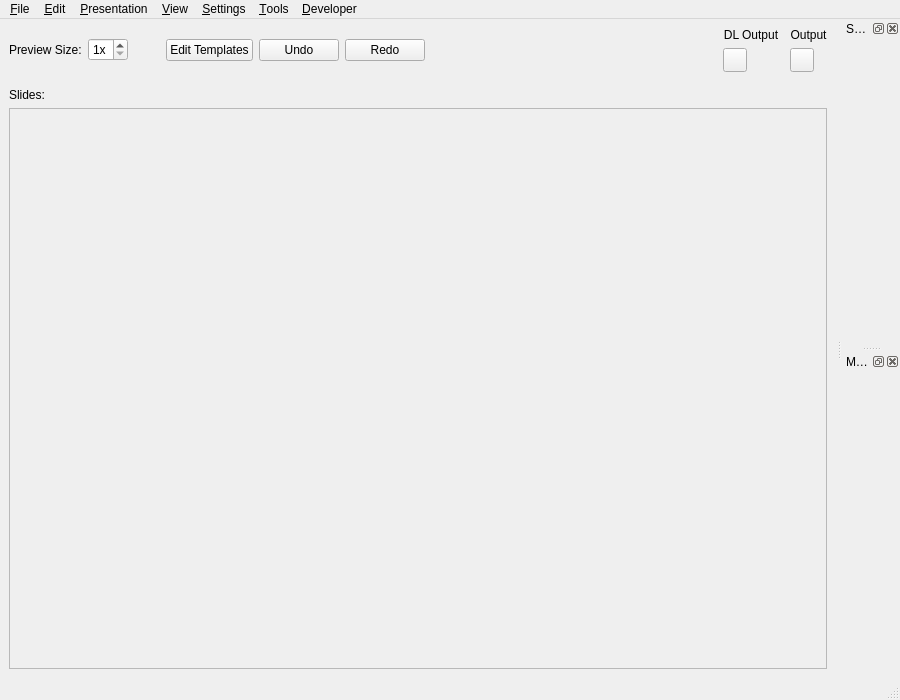
<?xml version="1.0" encoding="UTF-8"?>
<ui version="4.0">
 <class>MainWindow</class>
 <widget class="QMainWindow" name="MainWindow">
  <property name="geometry">
   <rect>
    <x>0</x>
    <y>0</y>
    <width>900</width>
    <height>700</height>
   </rect>
  </property>
  <property name="windowTitle">
   <string>Plucky Presentation</string>
  </property>
  <widget class="QWidget" name="central_widget">
   <layout class="QHBoxLayout" name="main_layout">
    <item>
     <widget class="QSplitter" name="splitter">
      <property name="orientation">
       <enum>Qt::Horizontal</enum>
      </property>
      <widget class="QWidget" name="left_panel_widget">
       <layout class="QVBoxLayout" name="left_layout">
        <property name="leftMargin">
         <number>0</number>
        </property>
        <property name="topMargin">
         <number>0</number>
        </property>
        <property name="rightMargin">
         <number>0</number>
        </property>
        <property name="bottomMargin">
         <number>0</number>
        </property>
        <item>
         <layout class="QHBoxLayout" name="file_ops_layout">
          <item>
           <widget class="QLabel" name="label_preview_size">
            <property name="text">
             <string>Preview Size:</string>
            </property>
           </widget>
          </item>
          <item>
           <widget class="QSpinBox" name="preview_size_spinbox">
            <property name="toolTip">
             <string>Adjust Slide Preview Size (1x-4x)</string>
            </property>
            <property name="minimum">
             <number>1</number>
            </property>
            <property name="maximum">
             <number>4</number>
            </property>
            <property name="suffix">
             <string>x</string>
            </property>
           </widget>
          </item>
          <item>
           <spacer name="horizontalSpacer_1">
            <property name="orientation">
             <enum>Qt::Horizontal</enum>
            </property>
            <property name="sizeType">
             <enum>QSizePolicy::Fixed</enum>
            </property>
            <property name="sizeHint" stdset="0">
             <size>
              <width>10</width>
              <height>20</height>
             </size>
            </property>
           </spacer>
          </item>
          <item>
           <widget class="QLabel" name="dirty_indicator_label">
            <property name="minimumSize">
             <size>
              <width>16</width>
              <height>16</height>
             </size>
            </property>
            <property name="maximumSize">
             <size>
              <width>16</width>
              <height>16</height>
             </size>
            </property>
            <property name="toolTip">
             <string>Presentation dirty status</string>
            </property>
            <property name="text">
             <string/>
            </property>
           </widget>
          </item>
          <item>
           <widget class="QPushButton" name="edit_template_button">
            <property name="toolTip">
             <string>Open the template editor.</string>
            </property>
            <property name="text">
             <string>Edit Templates</string>
            </property>
           </widget>
          </item>
          <item>
           <widget class="QPushButton" name="undo_button">
            <property name="text">
             <string>Undo</string>
            </property>
           </widget>
          </item>
          <item>
           <widget class="QPushButton" name="redo_button">
            <property name="text">
             <string>Redo</string>
            </property>
           </widget>
          </item>
          <item>
           <spacer name="horizontalSpacer_stretch">
            <property name="orientation">
             <enum>Qt::Horizontal</enum>
            </property>
            <property name="sizeHint" stdset="0">
             <size>
              <width>40</width>
              <height>20</height>
             </size>
            </property>
           </spacer>
          </item>
          <item>
           <layout class="QVBoxLayout" name="decklink_keyer_control_layout">
            <item>
             <widget class="QLabel" name="label_dl_output">
              <property name="text">
               <string>DL Output</string>
              </property>
              <property name="alignment">
               <set>Qt::AlignCenter</set>
              </property>
             </widget>
            </item>
            <item>
             <widget class="QPushButton" name="decklink_output_toggle_button">
              <property name="minimumSize">
               <size>
                <width>24</width>
                <height>24</height>
               </size>
              </property>
              <property name="maximumSize">
               <size>
                <width>24</width>
                <height>24</height>
               </size>
              </property>
              <property name="text">
               <string/>
              </property>
              <property name="checkable">
               <bool>true</bool>
              </property>
             </widget>
            </item>
           </layout>
          </item>
          <item>
           <spacer name="horizontalSpacer_2">
            <property name="orientation">
             <enum>Qt::Horizontal</enum>
            </property>
            <property name="sizeType">
             <enum>QSizePolicy::Fixed</enum>
            </property>
            <property name="sizeHint" stdset="0">
             <size>
              <width>5</width>
              <height>20</height>
             </size>
            </property>
           </spacer>
          </item>
          <item>
           <layout class="QVBoxLayout" name="output_control_layout">
            <item>
             <widget class="QLabel" name="label_output">
              <property name="text">
               <string>Output</string>
              </property>
              <property name="alignment">
               <set>Qt::AlignCenter</set>
              </property>
             </widget>
            </item>
            <item>
             <widget class="QPushButton" name="go_live_button">
              <property name="minimumSize">
               <size>
                <width>24</width>
                <height>24</height>
               </size>
              </property>
              <property name="maximumSize">
               <size>
                <width>24</width>
                <height>24</height>
               </size>
              </property>
              <property name="text">
               <string/>
              </property>
              <property name="checkable">
               <bool>true</bool>
              </property>
             </widget>
            </item>
           </layout>
          </item>
         </layout>
        </item>
        <item>
         <spacer name="verticalSpacer">
          <property name="orientation">
           <enum>Qt::Vertical</enum>
          </property>
          <property name="sizeType">
           <enum>QSizePolicy::Fixed</enum>
          </property>
          <property name="sizeHint" stdset="0">
           <size>
            <width>20</width>
            <height>10</height>
           </size>
          </property>
         </spacer>
        </item>
        <item>
         <widget class="QLabel" name="label_slides">
          <property name="text">
           <string>Slides:</string>
          </property>
         </widget>
        </item>
        <item>
         <widget class="QScrollArea" name="scroll_area">
          <property name="widgetResizable">
           <bool>true</bool>
          </property>
          <widget class="QWidget" name="slide_buttons_widget">
           <property name="geometry">
            <rect>
             <x>0</x>
             <y>0</y>
             <width>346</width>
             <height>596</height>
            </rect>
           </property>
           <layout class="QVBoxLayout" name="slide_buttons_layout">
            <property name="spacing">
             <number>0</number>
            </property>
            <property name="alignment">
             <set>Qt::AlignTop</set>
            </property>
           </layout>
          </widget>
         </widget>
        </item>
       </layout>
      </widget>
     </widget>
    </item>
   </layout>
  </widget>
  <widget class="QMenuBar" name="menubar">
   <property name="geometry">
    <rect>
     <x>0</x>
     <y>0</y>
     <width>900</width>
     <height>22</height>
    </rect>
   </property>
   <widget class="QMenu" name="menu_File">
    <property name="title">
     <string>&amp;File</string>
    </property>
    <widget class="QMenu" name="recent_files_menu">
     <property name="title">
      <string>Recents</string>
     </property>
    </widget>
    <addaction name="actionNew"/>
    <addaction name="actionLoad"/>
    <addaction name="actionSave"/>
    <addaction name="actionSave_As"/>
    <addaction name="separator"/>
    <addaction name="recent_files_menu"/>
    <addaction name="separator"/>
   </widget>
   <widget class="QMenu" name="menu_Edit">
    <property name="title">
     <string>&amp;Edit</string>
    </property>
    <addaction name="actionUndo"/>
    <addaction name="actionRedo"/>
   </widget>
   <widget class="QMenu" name="menu_Presentation">
    <property name="title">
     <string>&amp;Presentation</string>
    </property>
    <addaction name="actionGo_Live"/>
    <addaction name="actionAdd_New_Section"/>
    <addaction name="separator"/>
    <addaction name="actionSection_Manager_PMenu"/>
   </widget>
   <widget class="QMenu" name="menu_View">
    <property name="title">
     <string>&amp;View</string>
    </property>
    <addaction name="actionSection_Manager_VMenu"/>
   </widget>
   <widget class="QMenu" name="menu_Settings">
    <property name="title">
     <string>&amp;Settings</string>
    </property>
    <addaction name="actionOpen_Settings"/>
   </widget>
   <widget class="QMenu" name="menu_Tools">
    <property name="title">
     <string>&amp;Tools</string>
    </property>
    <addaction name="actionResource_Manager"/>
   </widget>
   <widget class="QMenu" name="menu_Developer">
    <property name="title">
     <string>&amp;Developer</string>
    </property>
    <addaction name="separator"/>
    <addaction name="actionEnable_Hover_Debug"/>
    <addaction name="actionToggle_Dirty_State_Debug"/>
    <addaction name="actionShow_Environment_Variables"/>
    <addaction name="separator"/>
    <addaction name="actionRun_Compositing_Test"/>
   </widget>
   <addaction name="menu_File"/>
   <addaction name="menu_Edit"/>
   <addaction name="menu_Presentation"/>
   <addaction name="menu_View"/>
   <addaction name="menu_Settings"/>
   <addaction name="menu_Tools"/>
   <addaction name="menu_Developer"/>
  </widget>
  <widget class="QStatusBar" name="statusbar"/>
  <widget class="QDockWidget" name="SectionManagementDock">
   <property name="windowTitle">
    <string>Section Manager</string>
   </property>
   <attribute name="dockWidgetArea">
    <number>2</number>
   </attribute>
   <widget class="QWidget" name="SectionManagementDock"/>
  </widget>
  <widget class="QDockWidget" name="media_pool_panel">
   <property name="windowTitle">
    <string>Media Pool</string>
   </property>
   <attribute name="dockWidgetArea">
    <number>2</number>
   </attribute>
   <widget class="QWidget" name="media_pool_panel"/>
  </widget>
  <action name="actionNew">
   <property name="text">
    <string>New</string>
   </property>
  </action>
  <action name="actionLoad">
   <property name="text">
    <string>Load</string>
   </property>
  </action>
  <action name="actionSave">
   <property name="text">
    <string>Save</string>
   </property>
  </action>
  <action name="actionSave_As">
   <property name="text">
    <string>Save As...</string>
   </property>
  </action>
  <action name="actionUndo">
   <property name="text">
    <string>Undo</string>
   </property>
   <property name="shortcut">
    <string>Ctrl+Z</string>
   </property>
  </action>
  <action name="actionRedo">
   <property name="text">
    <string>Redo</string>
   </property>
  </action>
  <action name="actionGo_Live">
   <property name="text">
    <string>Go Live</string>
   </property>
  </action>
  <action name="actionAdd_New_Section">
   <property name="text">
    <string>Add New Section</string>
   </property>
   <property name="toolTip">
    <string>Add a new song or content section to the presentation.</string>
   </property>
  </action>
  <action name="actionSection_Manager_PMenu">
   <property name="text">
    <string>Section Manager</string>
   </property>
   <property name="toolTip">
    <string>Show/Hide the Section Manager panel</string>
   </property>
  </action>
  <action name="actionSection_Manager_VMenu">
   <property name="text">
    <string>Section Manager</string>
   </property>
  </action>
  <action name="actionOpen_Settings">
   <property name="text">
    <string>Open Settings...</string>
   </property>
  </action>
  <action name="actionResource_Manager">
   <property name="text">
    <string>Resource Manager...</string>
   </property>
  </action>
  <action name="actionEnable_Hover_Debug">
   <property name="checkable">
    <bool>true</bool>
   </property>
   <property name="text">
    <string>Enable Hover Debug</string>
   </property>
  </action>
  <action name="actionToggle_Dirty_State_Debug">
   <property name="text">
    <string>Toggle Dirty State (Debug)</string>
   </property>
  </action>
  <action name="actionShow_Environment_Variables">
   <property name="text">
    <string>Show Environment Variables</string>
   </property>
  </action>
  <action name="actionRun_Compositing_Test">
   <property name="text">
    <string>Run Compositing Test</string>
   </property>
  </action>
 </widget>
 <resources/>
 <connections/>
</ui>
